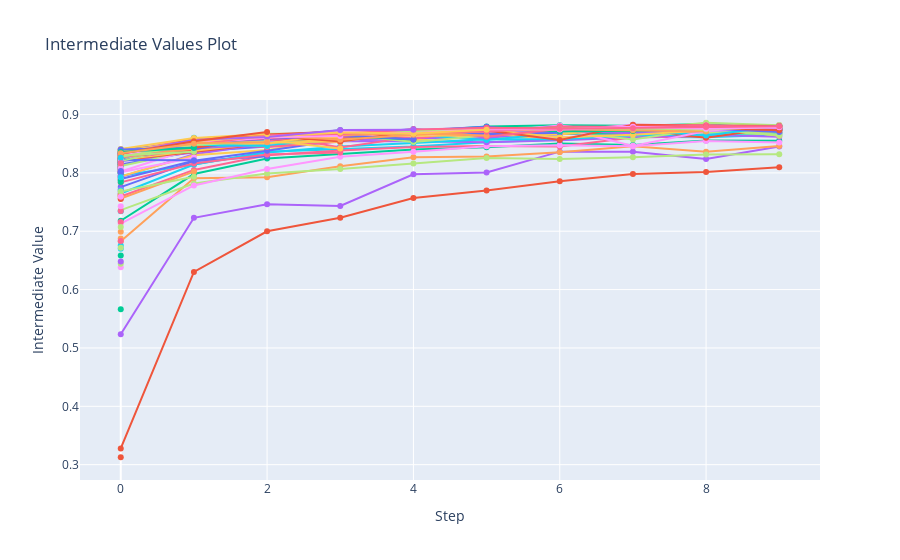

The cell this chart's notebook holds for it:
### Markdown cell above
##### Interpretation of contour grid plot of study:
This visualization shows us how the pairs of hyperparameters influent on the results of training.
I do not realy see interesting patterns

### Code cell
optuna.visualization.plot_intermediate_values(study)
